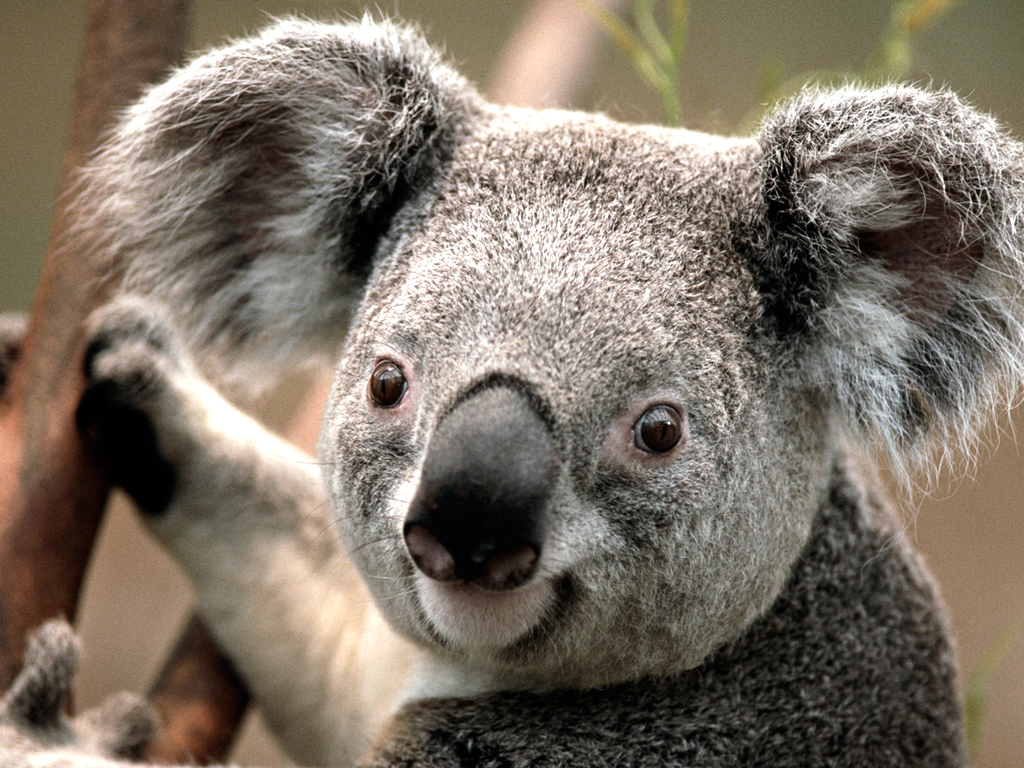
%> input picture Corte 1/Histogramas/Koala.jpg, 1024 x 768 px
$ octave histograma1.m   (GNU Octave 9; MATLAB toolbox functions it lacks are replaced by stand-ins)
%> lines starting %> are read from the running program, lines starting %| are printed output that depends on the picture
clear all;
clc;
close all;

i=imread('Koala.jpg');
%> i is the input picture: size 768x1024x3 uint8; mean R, G, B 125.4, 114.7, 102
% subplot(1,3,1)
% imshow(i);
grises=rgb2gray(i);
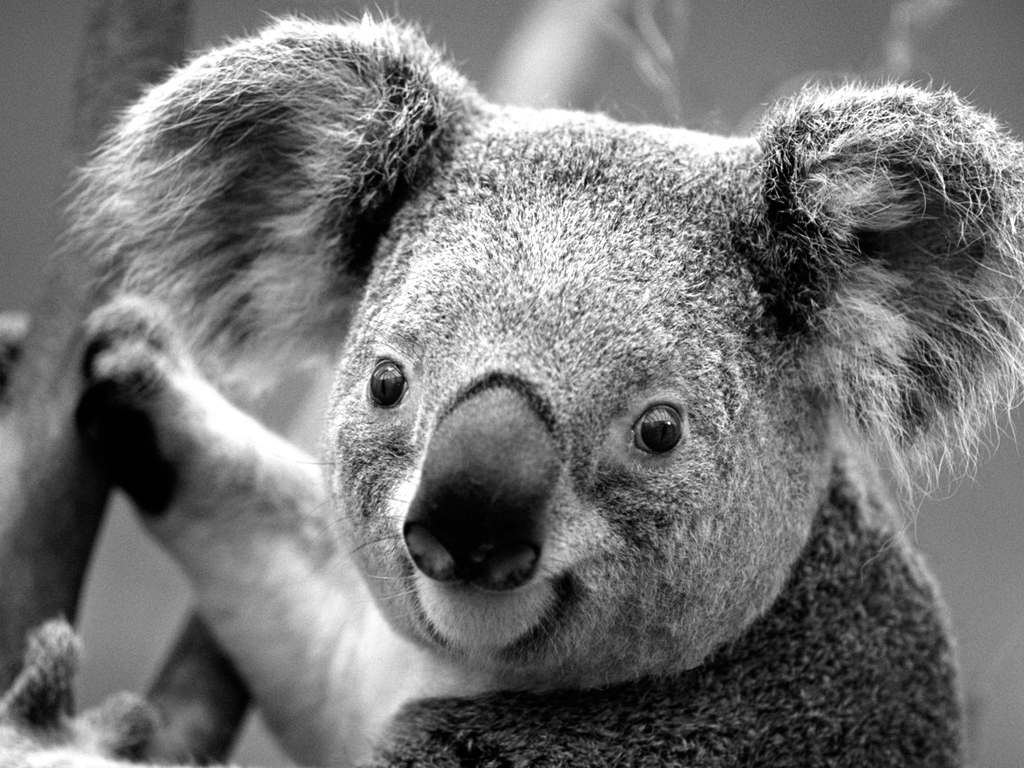
%> grises: size 768x1024 uint8; min 0, max 255, mean 116.5
[m,n]=size(grises);
%> m = 768; n = 1024
tam=m*n; %Se obtiene el tama駉 de la matriz
%> tam = 786432
% [5 lines of commented-out code are left out]
[nk1,rk]=imhist(grises);  %nk->Frecuencias    rk->Intensidas
%> nk1 = 256 values, max 7878 at index 256, min 647 at index 253, mean 3072; rk = 256 values from 0 to 255
%bar(rk,nk1,1);
nk1normmet1=nk1/tam;   %normalizar el vector de frecuencias
%> nk1normmet1 = 256 values, max 0.01 at index 256, min 0.000823 at index 253, mean 0.00391
% [6 lines of commented-out code are left out]
maxf=max(nk1);
%> maxf = 7878
nk1normmet2=nk1/maxf;
%> nk1normmet2 = 256 values, max 1 at index 256, min 0.0821 at index 253, mean 0.39

subplot(1,4,1);
bar(rk,nk1,1);
subplot(1,4,2);
bar(rk,nk1normmet1,1);
subplot(1,4,3);
bar(rk,nk1normmet2,1);

%%%%%%%%%%%%%%%%%%%%%%% Ecualizar
rk1=nk1/numel(grises);
%> rk1 has the same summary as nk1normmet1
suma=cumsum(rk1); % Sumatoria ---> cumsum()
%> suma = 256 values from 0.00489 to 1
rk2=suma*256;
%> rk2 = 256 values from 1.25 to 256
subplot(1,4,4);
bar(rk2,nk1,1);
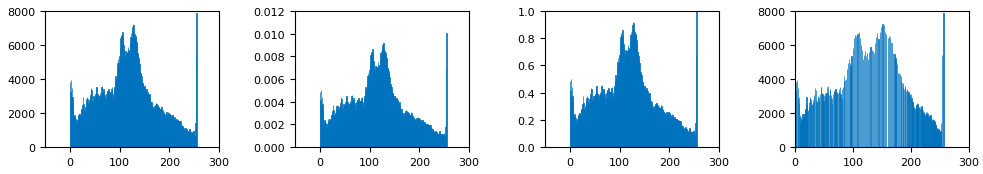
%> figure redrawn from the program's plot data, 4 panels; panel 1: tallest bar 7878 high, from x = 254.5 to 255.5; panel 2: tallest bar 0.01 high, from x = 254.5 to 255.5; panel 3: tallest bar 1 high, from x = 254.5 to 255.5; panel 4: tallest bar 7878 high, from x = 255.9 to 256.1

%%%%%%%%%%%%%%%%%%%%%
% [13 lines of commented-out code are left out]

%%%%%%%%%%%%%%%%%%%%%
% [48 lines of commented-out code are left out]
